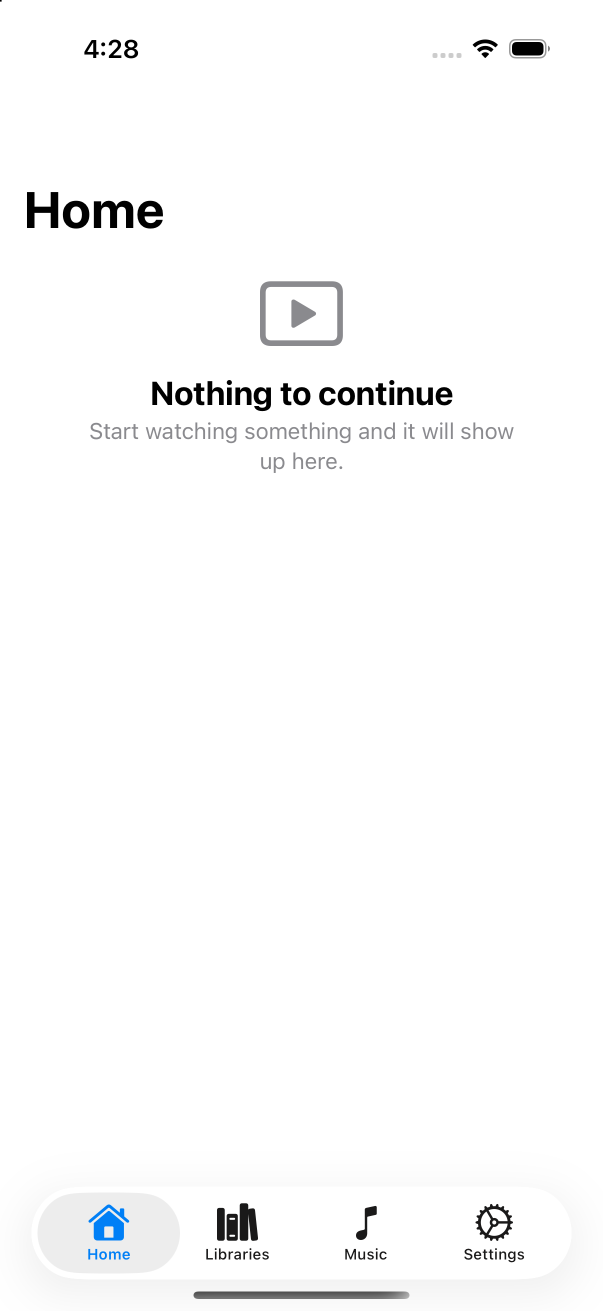
#> input picture screens/iOS/01-home.png, 1206 x 2622 px (shown at 1/2 size)
$ python diff.py ../../../screens/iOS/01-home.png ../../../screens/iOS/02-libraries.png
#> lines starting #> are read from the running program, lines starting #| are printed output that depends on the picture
import sys
from PIL import Image, ImageChops, ImageStat
a=Image.open(sys.argv[1]).convert("RGB"); b=Image.open(sys.argv[2]).convert("RGB")
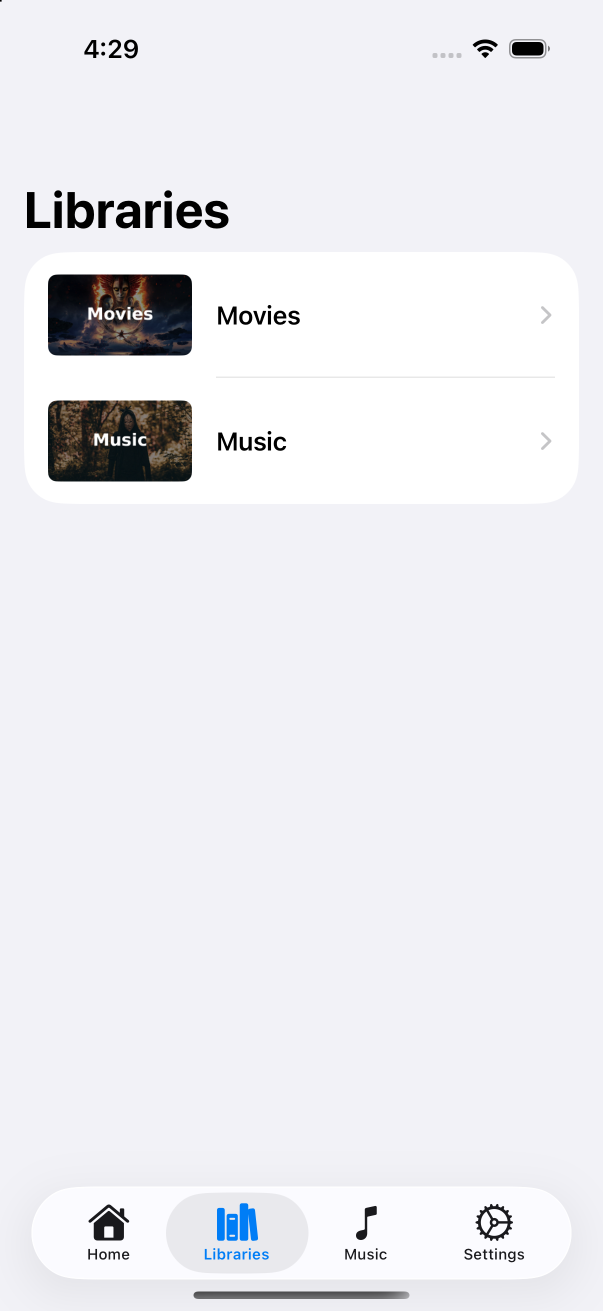
#> input picture screens/iOS/02-libraries.png, 1206 x 2622 px (shown at 1/2 size)
# regions in full-res px (1206x2622). Accessory container ~ y 2205..2345, x 62..1145. Inner pill ~ x 105..1100, y 2215..2335
R={
 "container-left-margin (outside pill)":(64,2215,103,2335),
 "container-right-margin (outside pill)":(1102,2215,1143,2335),
 "container-top-margin (outside pill)":(105,2207,1100,2213),
 "pill-interior (app glassChrome, text-free)":(760,2225,980,2325),
 "control: status bar":(300,20,900,120),
 "control: content above accessory (should shift)":(100,1900,1100,2100),
}
for k,(x0,y0,x1,y1) in R.items():
    d=ImageChops.difference(a.crop((x0,y0,x1,y1)),b.crop((x0,y0,x1,y1)))
    s=ImageStat.Stat(d); mean=sum(s.mean)/3; mx=max(max(ch) for ch in [d.getextrema()[i] for i in range(3)])
    print(f"{k:50s} mean|Δ|={mean:6.2f}  max|Δ|={mx:3d}")
#> this loop made 6 passes
#> mean on passes 1 to 6: 11.32, 11.32, 11.33, 11.33, 11.32, 11.33
#| container-left-margin (outside pill)               mean|Δ|= 11.32  max|Δ|= 13
#| container-right-margin (outside pill)              mean|Δ|= 11.32  max|Δ|= 13
#| container-top-margin (outside pill)                mean|Δ|= 11.33  max|Δ|= 13
#| pill-interior (app glassChrome, text-free)         mean|Δ|= 11.33  max|Δ|= 13
#| control: status bar                                mean|Δ|= 11.32  max|Δ|= 13
#| control: content above accessory (should shift)    mean|Δ|= 11.33  max|Δ|= 13
#> pass 1, `d=ImageChops.difference(a.crop((x0,y0,x1,y1)),b.crop((x0,y0,x1,y1)))`:
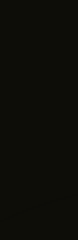
#> d: PIL image 39x120 RGB (shown 2 times larger); mean R, G, B 12.99, 12.99, 7.99
#> pass 2, `d=ImageChops.difference(a.crop((x0,y0,x1,y1)),b.crop((x0,y0,x1,y1)))`:
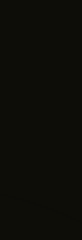
#> d: PIL image 41x120 RGB (shown 2 times larger); mean R, G, B 12.99, 12.99, 8
#> after the loop:
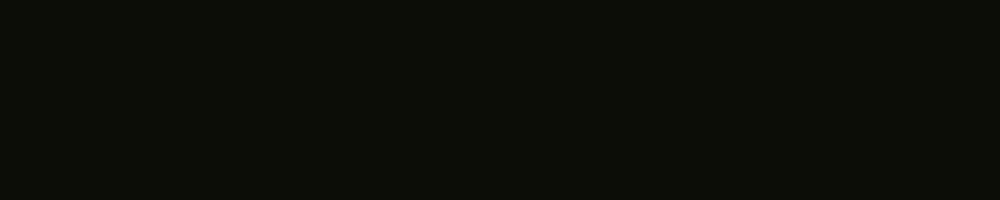
#> d: PIL image 1000x200 RGB; mean R, G, B 13, 13, 8
